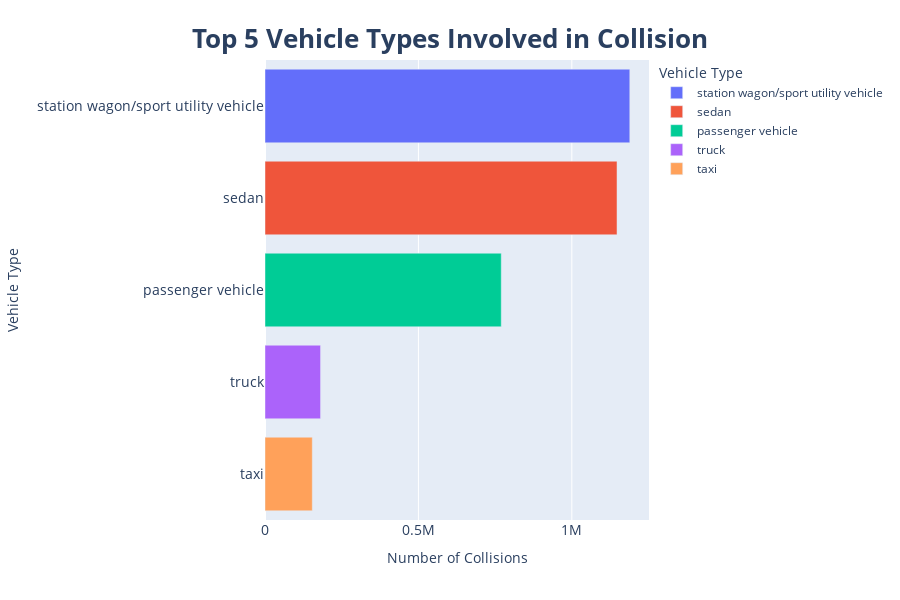

The notebook cell saved with this chart:
### Markdown cell above
And now we will create bar chart to see top vehicles involved in collision.

### Code cell
# Choose desired columns
vehicle_columns = ['vehicle_1_type', 'vehicle_2_type', 'vehicle_3_type', 'vehicle_4_type', 'vehicle_5_type']

# Melt dataframe with the chosen columns   
all_vehicles = df[vehicle_columns].melt(value_name='vehicle_type')

# Lower the strings
all_vehicles['vehicle_type'] = all_vehicles['vehicle_type'].str.lower()

# Group the data by vehicle type and sort in descending, choose top 5 vals 
vehicle_type_data = all_vehicles.groupby('vehicle_type').size().sort_values(ascending=False).head(5).reset_index(name='count')

# Create bar chart
fig = px.bar(vehicle_type_data, x='count', y='vehicle_type', color='vehicle_type')

# Update layout
fig.update_layout(
    title = {
        'text':'<b>Top 5 Vehicle Types Involved in Collision</b>',
        'font':{
            'size': 26
        },
        'x':0.5,
        'xanchor': 'center',
        'yanchor': 'top'
    },
    xaxis_title = 'Number of Collisions',
    yaxis_title = 'Vehicle Type',
    legend_title = 'Vehicle Type',
    xaxis_tickfont_size = 14,
    yaxis_tickfont_size = 14,
    height = 600
)
fig.show()

### Figure 1 — Plotly figure (JSON) as saved in the notebook; plotly's stock layout.template omitted (floating-point values rounded to 4 significant figures)
{"data": [{"alignmentgroup": "True", "hovertemplate": "vehicle_type=%{y}<br>count=%{x}<extra></extra>", "legendgroup": "station wagon/sport utility vehicle", "marker": {"color": "#636efa", "pattern": {"shape": ""}}, "name": "station wagon/sport utility vehicle", "offsetgroup": "station wagon/sport utility vehicle", "orientation": "h", "showlegend": true, "textposition": "auto", "type": "bar", "x": [1188952], "xaxis": "x", "y": ["station wagon/sport utility vehicle"], "yaxis": "y"}, {"alignmentgroup": "True", "hovertemplate": "vehicle_type=%{y}<br>count=%{x}<extra></extra>", "legendgroup": "sedan", "marker": {"color": "#EF553B", "pattern": {"shape": ""}}, "name": "sedan", "offsetgroup": "sedan", "orientation": "h", "showlegend": true, "textposition": "auto", "type": "bar", "x": [1147284], "xaxis": "x", "y": ["sedan"], "yaxis": "y"}, {"alignmentgroup": "True", "hovertemplate": "vehicle_type=%{y}<br>count=%{x}<extra></extra>", "legendgroup": "passenger vehicle", "marker": {"color": "#00cc96", "pattern": {"shape": ""}}, "name": "passenger vehicle", "offsetgroup": "passenger vehicle", "orientation": "h", "showlegend": true, "textposition": "auto", "type": "bar", "x": [769982], "xaxis": "x", "y": ["passenger vehicle"], "yaxis": "y"}, {"alignmentgroup": "True", "hovertemplate": "vehicle_type=%{y}<br>count=%{x}<extra></extra>", "legendgroup": "truck", "marker": {"color": "#ab63fa", "pattern": {"shape": ""}}, "name": "truck", "offsetgroup": "truck", "orientation": "h", "showlegend": true, "textposition": "auto", "type": "bar", "x": [181067], "xaxis": "x", "y": ["truck"], "yaxis": "y"}, {"alignmentgroup": "True", "hovertemplate": "vehicle_type=%{y}<br>count=%{x}<extra></extra>", "legendgroup": "taxi", "marker": {"color": "#FFA15A", "pattern": {"shape": ""}}, "name": "taxi", "offsetgroup": "taxi", "orientation": "h", "showlegend": true, "textposition": "auto", "type": "bar", "x": [154124], "xaxis": "x", "y": ["taxi"], "yaxis": "y"}], "layout": {"barmode": "relative", "height": 600, "legend": {"title": {"text": "Vehicle Type"}, "tracegroupgap": 0}, "margin": {"t": 60}, "title": {"font": {"size": 26}, "text": "<b>Top 5 Vehicle Types Involved in Collision</b>", "x": 0.5, "xanchor": "center", "yanchor": "top"}, "xaxis": {"anchor": "y", "domain": [0, 1], "tickfont": {"size": 14}, "title": {"text": "Number of Collisions"}}, "yaxis": {"anchor": "x", "categoryarray": ["taxi", "truck", "passenger vehicle", "sedan", "station wagon/sport utility vehicle"], "categoryorder": "array", "domain": [0, 1], "tickfont": {"size": 14}, "title": {"text": "Vehicle Type"}}}}
